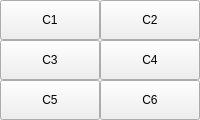
           <widget class="QWidget" name="custombuttons">
            <property name="sizePolicy">
             <sizepolicy hsizetype="Preferred" vsizetype="Preferred">
              <horstretch>0</horstretch>
              <verstretch>0</verstretch>
             </sizepolicy>
            </property>
            <property name="minimumSize">
             <size>
              <width>80</width>
              <height>120</height>
             </size>
            </property>
            <attribute name="title">
             <string>自定义</string>
            </attribute>
            <layout class="QGridLayout" name="gridLayout_3">
             <property name="sizeConstraint">
              <enum>QLayout::SetDefaultConstraint</enum>
             </property>
             <property name="leftMargin">
              <number>0</number>
             </property>
             <property name="topMargin">
              <number>0</number>
             </property>
             <property name="rightMargin">
              <number>0</number>
             </property>
             <property name="bottomMargin">
              <number>0</number>
             </property>
             <property name="spacing">
              <number>0</number>
             </property>
             <item row="0" column="0">
              <widget class="QToolButton" name="custom1">
               <property name="sizePolicy">
                <sizepolicy hsizetype="MinimumExpanding" vsizetype="MinimumExpanding">
                 <horstretch>0</horstretch>
                 <verstretch>0</verstretch>
                </sizepolicy>
               </property>
               <property name="minimumSize">
                <size>
                 <width>40</width>
                 <height>40</height>
                </size>
               </property>
               <property name="focusPolicy">
                <enum>Qt::NoFocus</enum>
               </property>
               <property name="text">
                <string>C1</string>
               </property>
              </widget>
             </item>
             <item row="0" column="1">
              <widget class="QToolButton" name="custom2">
               <property name="sizePolicy">
                <sizepolicy hsizetype="MinimumExpanding" vsizetype="MinimumExpanding">
                 <horstretch>0</horstretch>
                 <verstretch>0</verstretch>
                </sizepolicy>
               </property>
               <property name="minimumSize">
                <size>
                 <width>40</width>
                 <height>40</height>
                </size>
               </property>
               <property name="focusPolicy">
                <enum>Qt::NoFocus</enum>
               </property>
               <property name="text">
                <string>C2</string>
               </property>
              </widget>
             </item>
             <item row="1" column="0">
              <widget class="QToolButton" name="custom3">
               <property name="sizePolicy">
                <sizepolicy hsizetype="MinimumExpanding" vsizetype="MinimumExpanding">
                 <horstretch>0</horstretch>
                 <verstretch>0</verstretch>
                </sizepolicy>
               </property>
               <property name="minimumSize">
                <size>
                 <width>40</width>
                 <height>40</height>
                </size>
               </property>
               <property name="focusPolicy">
                <enum>Qt::NoFocus</enum>
               </property>
               <property name="text">
                <string>C3</string>
               </property>
              </widget>
             </item>
             <item row="1" column="1">
              <widget class="QToolButton" name="custom4">
               <property name="sizePolicy">
                <sizepolicy hsizetype="MinimumExpanding" vsizetype="MinimumExpanding">
                 <horstretch>0</horstretch>
                 <verstretch>0</verstretch>
                </sizepolicy>
               </property>
               <property name="minimumSize">
                <size>
                 <width>40</width>
                 <height>40</height>
                </size>
               </property>
               <property name="focusPolicy">
                <enum>Qt::NoFocus</enum>
               </property>
               <property name="text">
                <string>C4</string>
               </property>
              </widget>
             </item>
             <item row="2" column="0">
              <widget class="QToolButton" name="custom5">
               <property name="sizePolicy">
                <sizepolicy hsizetype="MinimumExpanding" vsizetype="MinimumExpanding">
                 <horstretch>0</horstretch>
                 <verstretch>0</verstretch>
                </sizepolicy>
               </property>
               <property name="minimumSize">
                <size>
                 <width>40</width>
                 <height>40</height>
                </size>
               </property>
               <property name="focusPolicy">
                <enum>Qt::NoFocus</enum>
               </property>
               <property name="text">
                <string>C5</string>
               </property>
              </widget>
             </item>
             <item row="2" column="1">
              <widget class="QToolButton" name="custom6">
               <property name="sizePolicy">
                <sizepolicy hsizetype="MinimumExpanding" vsizetype="MinimumExpanding">
                 <horstretch>0</horstretch>
                 <verstretch>0</verstretch>
                </sizepolicy>
               </property>
               <property name="minimumSize">
                <size>
                 <width>40</width>
                 <height>40</height>
                </size>
               </property>
               <property name="focusPolicy">
                <enum>Qt::NoFocus</enum>
               </property>
               <property name="text">
                <string>C6</string>
               </property>
              </widget>
             </item>
            </layout>
           </widget>
